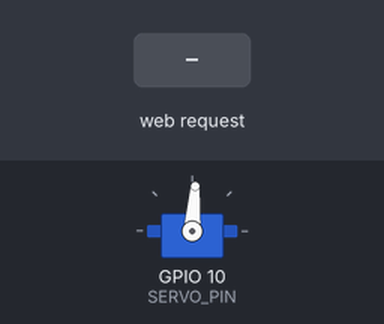
Bench run of a sketch on a simulated ESP32-C3. On the bench: servo. Inputs (shaded band) come from the test bench. What the sketch prints to the serial monitor is not drawn.

Above: at 1.2 s.
1.3 s: HTTP request GET /spin?us=1 received
At 1.7 s:
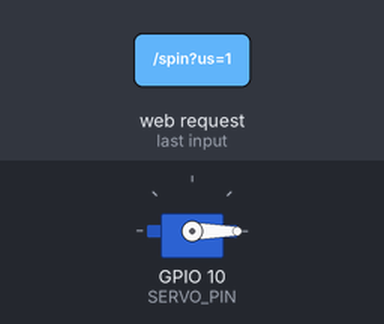
2.8 s: HTTP request GET /stop received
At 4.0 s:
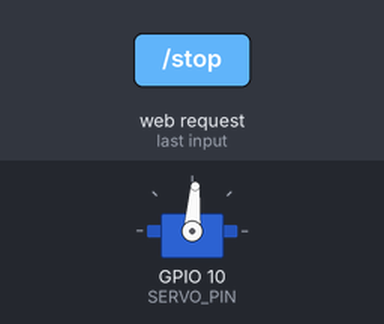
4.3 s: HTTP request GET /spin?us=0 received
At 5.2 s:
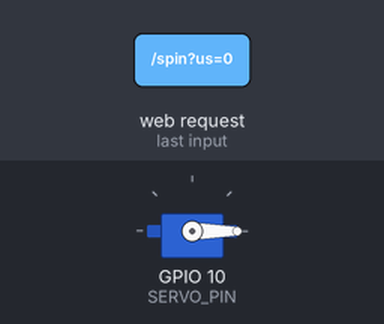
Timing chart, 0 to 7.3 s (numbered marks = the images above; inputs shaded):
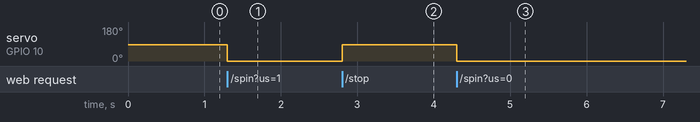

Measured:
- after the input at 1.3 s, servo on GPIO 10 (SERVO_PIN): 86° → 0° at once
- after the input at 2.8 s, servo on GPIO 10 (SERVO_PIN): 0° → 86° at once
- after the input at 4.3 s, servo on GPIO 10 (SERVO_PIN): 86° → 0° at once

The sketch:

compass_cal.ino
```cpp
/*
 * ============================================================
 *  Servo Speed Calibration — ESP32C3 XIAO
 *  Flash this, connect to "CompassCal", open http://192.168.4.1
 *  Tap LAP each time the dial mark completes a full rotation.
 *  Copy the resulting deg/ms values back into the main sketch.
 * ============================================================
 */

#include <WiFi.h>
#include <WebServer.h>
#include <ESP32Servo.h>

#define SERVO_PIN  D10
#define STOP_US    1450   // match your main sketch

const char* AP_SSID = "CompassCal";
const char* AP_PASS = "compass123";

Servo dial;
WebServer server(80);

// ── Handlers ─────────────────────────────────────────────────

void handleStop() {
  dial.writeMicroseconds(STOP_US);
  server.send(200, "text/plain", "OK");
}

void handleSpin() {
  if (server.hasArg("us")) {
    dial.writeMicroseconds(server.arg("us").toInt());
  }
  server.send(200, "text/plain", "OK");
}

// ── Page ─────────────────────────────────────────────────────

const char CAL_HTML[] PROGMEM = R"rawliteral(
<!DOCTYPE html>
<html>
<head>
<meta charset="utf-8">
<meta name="viewport" content="width=device-width,initial-scale=1">
<title>Speed Cal</title>
<style>
  body{font-family:monospace;background:#1a1a1a;color:#e0d8c0;padding:1.5rem;max-width:340px;margin:0 auto;}
  h2{color:#c9a84c;margin-bottom:.5rem;font-size:1rem;letter-spacing:.1em;}
  p.hint{font-size:.75rem;color:#9a8a60;margin-bottom:1.2rem;line-height:1.5;}
  .row{display:flex;gap:.5rem;margin-bottom:.5rem;}
  button{
    background:#3a2a0a;color:#e0d8c0;border:1px solid #8b6914;
    padding:.55rem .7rem;font-family:monospace;font-size:.82rem;cursor:pointer;flex:1;
  }
  button:active{background:#8b6914;}
  #stopbtn{background:#4a0a0a;border-color:#8b1a1a;width:100%;padding:.7rem;font-size:.95rem;margin:.6rem 0;}
  #lapbtn{width:100%;padding:.85rem;font-size:1rem;background:#0a1a0a;border:2px solid #4a8a4a;margin-bottom:.8rem;}
  #lapbtn:active{background:#1a4a1a;}
  #out{background:#0a0a0a;border:1px solid #3a3020;padding:.8rem;min-height:4rem;font-size:.78rem;line-height:1.7;}
  .lap{color:#c9a84c;}
  .avg{color:#8bcc8b;font-size:.88rem;}
  .warn{color:#cc8b8b;}
</style>
</head>
<body>

<h2>SERVO SPEED CALIBRATION</h2>
<p class="hint">
  Put a mark on the dial edge. Pick a speed below — dial starts spinning.<br>
  Tap LAP every time the mark completes one full rotation.<br>
  3+ laps recommended for accuracy.
</p>

<div class="row">
  <button onclick="spin(1300)">Fast CCW<br>1300us</button>
  <button onclick="spin(1700)">Fast CW<br>1700us</button>
</div>
<div class="row">
  <button onclick="spin(1380)">Med CCW<br>1380us</button>
  <button onclick="spin(1620)">Med CW<br>1620us</button>
</div>
<div class="row">
  <button onclick="spin(1400)">Slow CCW<br>1400us</button>
  <button onclick="spin(1560)">Slow CW<br>1560us</button>
</div>

<button id="stopbtn" onclick="stopDial()">STOP</button>
<button id="lapbtn"  onclick="lap()">LAP &mdash; mark passed</button>

<div id="out">Select a speed to begin.</div>

<script>
  var base = 'http://' + window.location.hostname;
  var laps = [];
  var currentUs = 0;

  function req(url) {
    var x = new XMLHttpRequest();
    x.open('GET', base + url, true);
    x.send();
  }

  function spin(us) {
    currentUs = us;
    laps = [];
    var dir = us > 1450 ? 'CW' : 'CCW';
    document.getElementById('out').innerHTML =
      'Spinning ' + dir + ' at ' + us + 'us<br>' +
      'Tap LAP when the mark passes...';
    req('/spin?us=' + us);
  }

  function stopDial() {
    req('/stop');
    document.getElementById('out').innerHTML += '<br><span class="warn">-- stopped --</span>';
  }

  function lap() {
    if (currentUs === 0) {
      document.getElementById('out').innerHTML = '<span class="warn">Pick a speed first.</span>';
      return;
    }
    var now = Date.now();
    laps.push(now);

    if (laps.length === 1) {
      document.getElementById('out').innerHTML = 'Lap 1 locked. Keep going...';
      return;
    }

    var html = '';
    var times = [];
    for (var i = 1; i < laps.length; i++) {
      var ms  = laps[i] - laps[i - 1];
      var dpm = (360.0 / ms);
      times.push(ms);
      html += '<span class="lap">Lap ' + i + ': ' + ms + 'ms &rarr; ' + dpm.toFixed(4) + ' deg/ms</span><br>';
    }

    var sum = times.reduce(function(a, b) { return a + b; }, 0);
    var avg = sum / times.length;
    var avgDpm = (360.0 / avg).toFixed(4);
    var dir = currentUs > 1450 ? 'CW' : 'CCW';

    html += '<br><span class="avg">AVG (' + dir + ' ' + currentUs + 'us): ' + avgDpm + ' deg/ms</span>';
    document.getElementById('out').innerHTML = html;
  }
</script>
</body>
</html>
)rawliteral";

void handleRoot() {
  server.send_P(200, "text/html", CAL_HTML);
}

// ── Setup / Loop ──────────────────────────────────────────────

void setup() {
  Serial.begin(115200);
  Serial.setTxTimeoutMs(0);

  WiFi.mode(WIFI_AP);
  WiFi.softAP(AP_SSID, AP_PASS);
  Serial.print("AP IP: "); Serial.println(WiFi.softAPIP());

  server.on("/",     HTTP_GET, handleRoot);
  server.on("/spin", HTTP_GET, handleSpin);
  server.on("/stop", HTTP_GET, handleStop);
  server.begin();
  Serial.println("Ready — http://192.168.4.1");

  ESP32PWM::allocateTimer(0);
  dial.setPeriodHertz(50);
  dial.attach(SERVO_PIN, 500, 2500);
  dial.writeMicroseconds(STOP_US);
}

void loop() {
  server.handleClient();
  // No delay() — servo holds its PWM, server stays responsive
}
```
